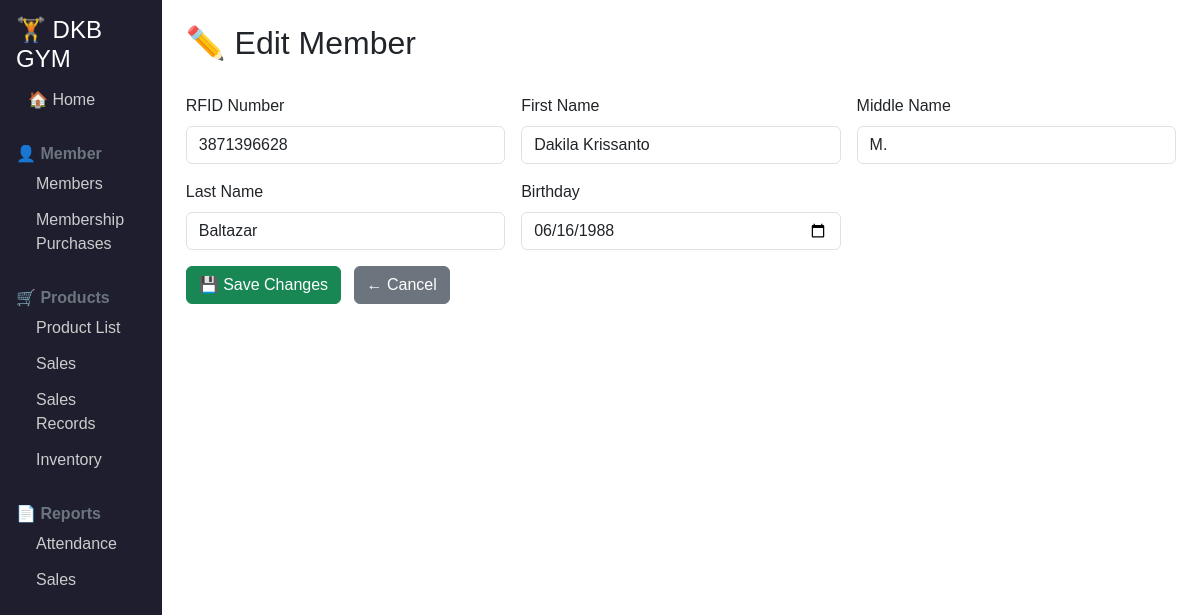
The app's page /edit_member/3871396628 with its own data.
### tables this page shows
CREATE TABLE members (
        rfid TEXT PRIMARY KEY,
        first_name TEXT NOT NULL,
        middle_name TEXT,
        last_name TEXT NOT NULL,
        birthday TEXT NOT NULL,
        last_visit TEXT,
        membership_expiration TEXT,
        membership_status TEXT,
        picture TEXT
    );

### app.py (the view, shortened to what this page needs)
@app.route('/edit_member/<rfid>', methods=['GET', 'POST'])
def edit_member(rfid):
    db = get_db()
    m = db.execute('SELECT * FROM members WHERE rfid = ?', (rfid,)).fetchone()
    return render_template('edit_member.html', m=m)

### app.py (called while the page is built)
def get_db():
    if 'db' not in g:
        g.db = sqlite3.connect(DB)
        g.db.row_factory = sqlite3.Row
    return g.db

### templates/edit_member.html (shortened to what this page needs)
{% extends 'base.html' %}
{% block content %}
<h2>✏️ Edit Member</h2>
<form method="POST" class="row g-3 mt-3">
  <div class="col-md-4">
    <label class="form-label">RFID Number</label>
    <input name="rfid" type="text" class="form-control" value="{{ m.rfid }}" >
  </div>
  <div class="col-md-4">
    <label class="form-label">First Name</label>
    <input name="first_name" type="text" class="form-control" value="{{ m.first_name }}" required>
  </div>
  <div class="col-md-4">
    <label class="form-label">Middle Name</label>
    <input name="middle_name" type="text" class="form-control" value="{{ m.middle_name }}">
  </div>
  <div class="col-md-4">
    <label class="form-label">Last Name</label>
    <input name="last_name" type="text" class="form-control" value="{{ m.last_name }}" required>
  </div>
  <div class="col-md-4">
    <label class="form-label">Birthday</label>
    <input name="birthday" type="date" class="form-control" value="{{ m.birthday }}" required>
  </div>
  <div class="col-12">
    <button type="submit" class="btn btn-success">💾 Save Changes</button>
    <a href="{{ url_for('members') }}" class="btn btn-secondary ms-2">← Cancel</a>
  </div>
</form>
{% endblock %}

### static/style.css (style rules this page uses)
body { font-family: Arial, sans-serif; }

### records on screen
members: rfid "3871396628", first_name "Dakila Krissanto", middle_name "M.", last_name "Baltazar", birthday "06/16/1988"
